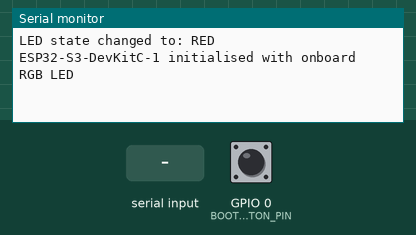
Recording of a program running on a simulated ESP32-S3. Shown: the last lines printed to the serial monitor. Inputs (shaded band) come from the test bench; at power-on: GPIO 0 (BOOT_BUTTON_PIN) HIGH.

Above: at 1.2 s.
1.3 s: GPIO 0 (BOOT_BUTTON_PIN) pulled LOW for 0.15 s
At 2.6 s:
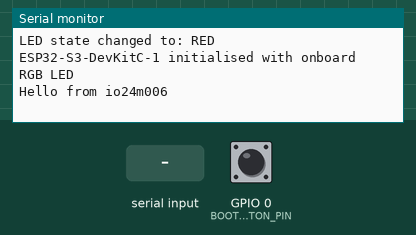
2.9 s: "n" received over Serial
At 4.1 s:
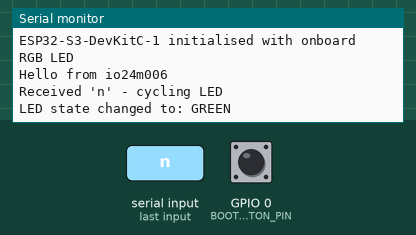
4.4 s: "1" received over Serial
At 5.4 s:
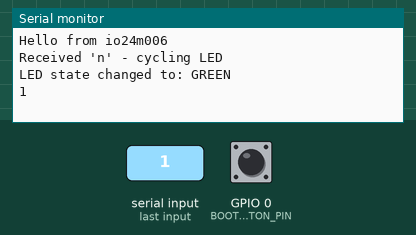
5.9 s: "n" received over Serial
At 6.4 s:
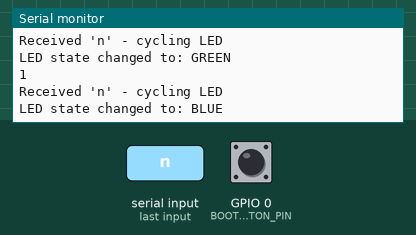

Measured:
- after the input at 1.3 s, the serial monitor: prints a new line after 0.16 s (image 1)
- after the input at 2.9 s, the serial monitor: prints a new line at once (image 2)
- after the input at 4.4 s, the serial monitor: prints a new line at once (image 3)
- after the input at 5.9 s, the serial monitor: prints a new line at once (image 4)

The program:

main.cpp
```cpp
#include <Arduino.h>

// Pin definitions for ESP32-S3-DevKitC-1
#define BOOT_BUTTON_PIN 0     // Boot button is connected to GPIO0
#define RGB_LED_PIN     38    // Onboard addressable RGB LED data pin

// LED state variables
enum LEDState { RED, GREEN, BLUE };
LEDState currentLedState = RED;
bool lastButtonState = HIGH;  // Button is active LOW, so start with HIGH
bool buttonPressed = false;

// Function prototypes
void setLedState(LEDState state);
void cycleLedState();
void handleButtonPress();
void handleSerialData();

void setup() {
  Serial.begin(115200);

  // Initialize button
  pinMode(BOOT_BUTTON_PIN, INPUT_PULLUP);

  // Turn off LED initially
  neopixelWrite(RGB_LED_PIN, 0, 0, 0);

  // Set initial LED state
  setLedState(RED);

  Serial.println("ESP32-S3-DevKitC-1 initialised with onboard RGB LED");
}

void setLedState(LEDState state) {
  switch (state) {
    case RED:
      neopixelWrite(RGB_LED_PIN, 255, 0, 0);
      break;
    case GREEN:
      neopixelWrite(RGB_LED_PIN, 0, 255, 0);
      break;
    case BLUE:
      neopixelWrite(RGB_LED_PIN, 0, 0, 255);
      break;
  }

  currentLedState = state;

  Serial.print("LED state changed to: ");
  switch (state) {
    case RED:   Serial.println("RED");   break;
    case GREEN: Serial.println("GREEN"); break;
    case BLUE:  Serial.println("BLUE");  break;
  }
}

void cycleLedState() {
  switch (currentLedState) {
    case RED:   setLedState(GREEN); break;
    case GREEN: setLedState(BLUE);  break;
    case BLUE:  setLedState(RED);   break;
  }
}

void handleButtonPress() {
  bool currentButtonState = digitalRead(BOOT_BUTTON_PIN);

  // Detect falling edge (press)
  if (lastButtonState == HIGH && currentButtonState == LOW) {
    delay(50); // debounce
    if (digitalRead(BOOT_BUTTON_PIN) == LOW) {
      buttonPressed = true;
    }
  }

  // Detect rising edge (release)
  if (lastButtonState == LOW && currentButtonState == HIGH && buttonPressed) {
    Serial.println("Hello from io24m006");
    buttonPressed = false;
    //cycleLedState(); // also cycle LED on button release
  }

  lastButtonState = currentButtonState;
}

void handleSerialData() {
  if (Serial.available() > 0) {
    char receivedChar = Serial.read();
    if (receivedChar == 'n') {
      Serial.println("Received 'n' - cycling LED");
      cycleLedState();
    } else {
      //Serial.print("Echo: ");
      Serial.println(receivedChar);
    }
  }
}

void loop() {
  handleButtonPress();
  handleSerialData();
  delay(10); // small delay to reduce CPU usage
}
```
